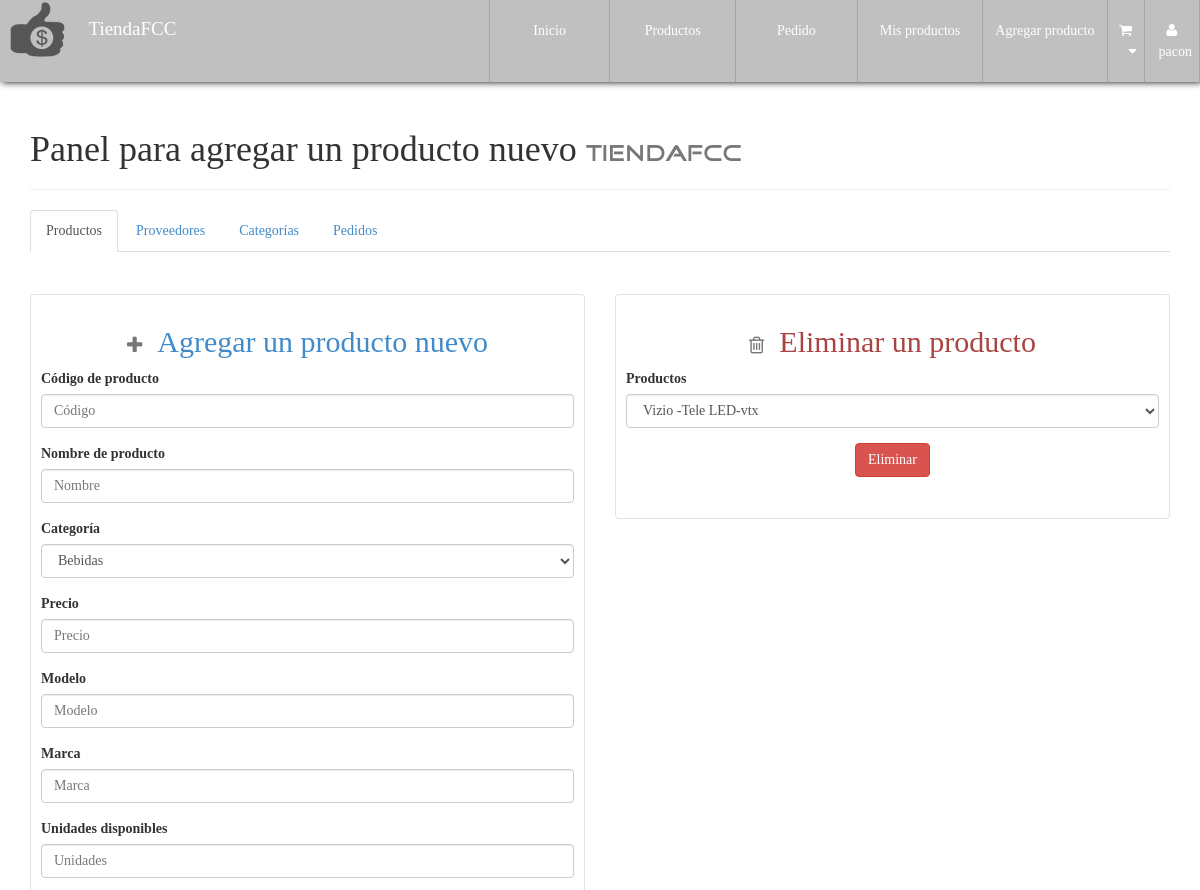
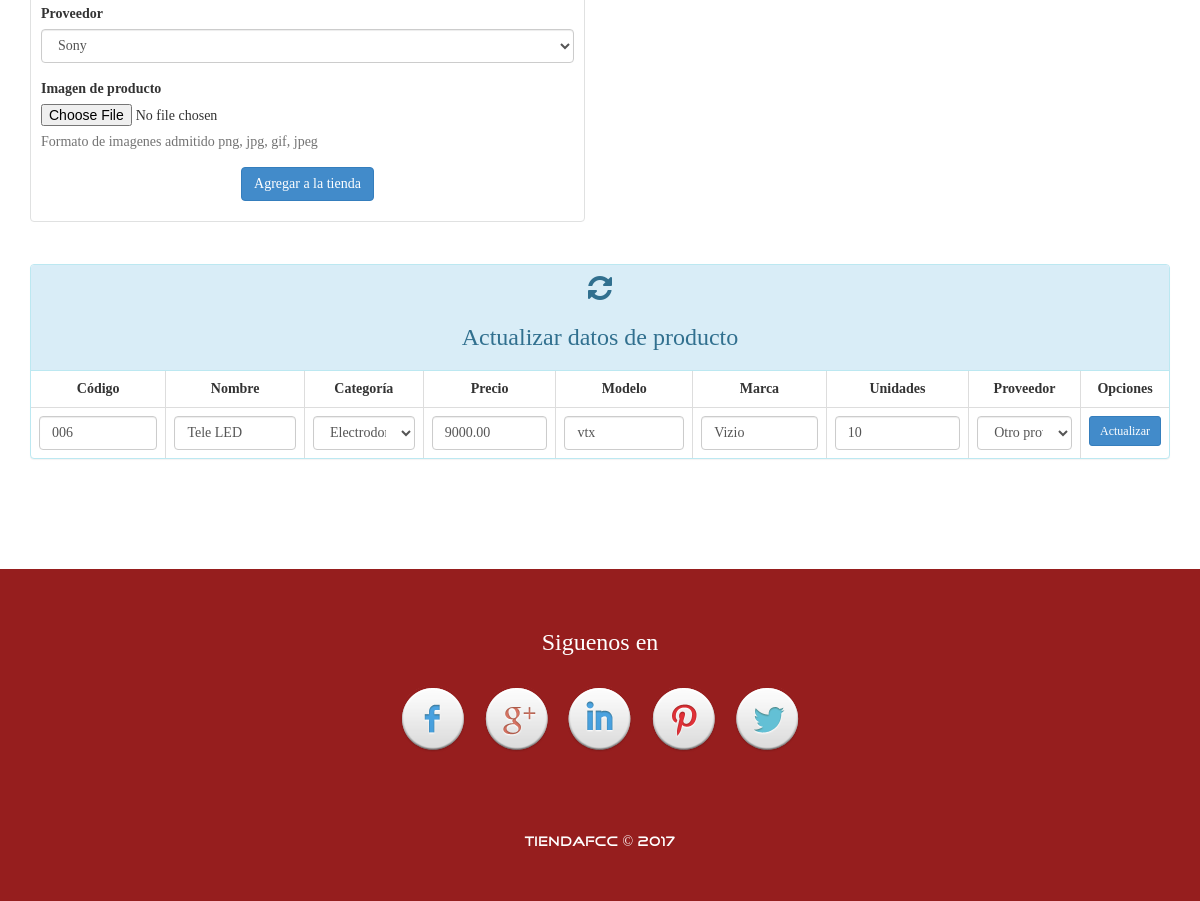
Screenshot of /configAdmin2.php (signed in) with the database file from the repository (2 pictures, top to bottom).
### tables this page shows
CREATE TABLE `producto` (
  `CodigoProd` varchar(30) NOT NULL,
  `NombreProd` varchar(30) NOT NULL,
  `CodigoCat` varchar(30) NOT NULL,
  `Precio` decimal(30,2) NOT NULL,
  `Modelo` varchar(30) NOT NULL,
  `Marca` varchar(30) NOT NULL,
  `Stock` int(20) NOT NULL,
  `NITProveedor` varchar(30) NOT NULL,
  `Imagen` varchar(150) NOT NULL,
  `Nombre` varchar(30) NOT NULL
);

CREATE TABLE `categoria` (
  `CodigoCat` varchar(30) NOT NULL,
  `Nombre` varchar(30) NOT NULL,
  `Descripcion` text NOT NULL
);

CREATE TABLE `proveedor` (
  `NITProveedor` varchar(30) NOT NULL,
  `NombreProveedor` varchar(30) NOT NULL,
  `Direccion` varchar(200) NOT NULL,
  `Telefono` int(20) NOT NULL,
  `PaginaWeb` varchar(30) NOT NULL
);

### library/consulSQL.php (called while the page is built, shortened)
<?php
class ejecutarSQL {
    public static function conectar(){
        if(!$con=  mysql_connect(SERVER,USER,PASS)){
            die("Error en el servidor, verifique sus datos");
        }
        return $con;
    }
    public static function consultar($query) {
        if (!$consul = mysql_query($query, ejecutarSQL::conectar())) {
            die(mysql_error().'Error en la consulta SQL ejecutada');
        }
        return $consul;
    }
}

### configAdmin2.php (the view, shortened to what this page needs)
<?php
    include './library/consulSQL.php';
?>
<!DOCTYPE html>
<html lang="es">
<head>
    <?php include './inc/link.php'; ?>
</head>
<body id="container-page-configAdmin">
    <?php include './inc/navbar.php'; ?>
    <section id="prove-product-cat-config">
        <div class="container">
            <div class="page-header">
              <h1>Panel para agregar un producto nuevo <small class="tittles-pages-logo">TiendaFcc</small></h1>
            </div>
            <ul class="nav nav-tabs" role="tablist">
              <li role="presentation" class="active"><a href="#Productos" role="tab" data-toggle="tab">Productos</a></li>
              <li role="presentation"><a href="#Proveedores" role="tab" data-toggle="tab">Proveedores</a></li>
              <li role="presentation"><a href="#Categorias" role="tab" data-toggle="tab">Categorías</a></li>
              <li role="presentation"><a href="#Pedidos" role="tab" data-toggle="tab">Pedidos</a></li>
            </ul>
            <div class="tab-content">
                <div role="tabpanel" class="tab-pane fade in active" id="Productos">
                <div class="row">
                    <div class="col-xs-12 col-sm-6">
                        <br><br>
                        <div id="add-product">
                            <h2 class="text-primary text-center"><small><i class="fa fa-plus"></i></small>&nbsp;&nbsp;Agregar un producto nuevo</h2>
                            <form role="form" action="process/regproduct.php" method="post" enctype="multipart/form-data">
                              <div class="form-group">
                                <label>Código de producto</label>
                                <input type="text" class="form-control"  placeholder="Código" required maxlength="30" name="prod-codigo">
                              </div>
                              <div class="form-group">
                                <label>Nombre de producto</label>
                                <input type="text" class="form-control"  placeholder="Nombre" required maxlength="30" name="prod-name">
                              </div>
                              <div class="form-group">
                                <label>Categoría</label>
                                <select class="form-control" name="prod-categoria">
                                    <?php
                                        $categoriac=  ejecutarSQL::consultar("select * from categoria");
                                        while($catec=mysql_fetch_array($categoriac)){
                                            echo '<option value="'.$catec['CodigoCat'].'">'.$catec['Nombre'].'</option>';
                                        }
                                    ?>
                                </select>
                              </div>
                              <div class="form-group">
                                <label>Precio</label>
                                <input type="text" class="form-control"  placeholder="Precio" required maxlength="20" pattern="[0-9]{1,20}" name="prod-price">
                              </div>
                              <div class="form-group">
                                <label>Modelo</label>
                                <input type="text" class="form-control"  placeholder="Modelo" required maxlength="30" name="prod-model">
                              </div>
                              <div class="form-group">
                                <label>Marca</label>
                                <input type="text" class="form-control"  placeholder="Marca" required maxlength="30" name="prod-marca">
                              </div>
                              <div class="form-group">
                                <label>Unidades disponibles</label>
                                <input type="text" class="form-control"  placeholder="Unidades" required maxlength="20" pattern="[0-9]{1,20}" name="prod-stock">
                              </div>
                              <div class="form-group">
                                <label>Proveedor</label>
                                <select class="form-control" name="prod-codigoP">
                                    <?php
                                        $proveedoresc=  ejecutarSQL::consultar("select * from proveedor");
                                        while($provc=mysql_fetch_array($proveedoresc)){
                                            echo '<option value="'.$provc['NITProveedor'].'">'.$provc['NombreProveedor'].'</option>';
                                        }
                                    ?>
                                </select>
                              </div>
                              <div class="form-group">
                                <label>Imagen de producto</label>
                                <input type="file" name="img">
                                <p class="help-block">Formato de imagenes admitido png, jpg, gif, jpeg</p>
                              </div>
                              <p class="text-center"><button type="submit" class="btn btn-primary">Agregar a la tienda</button></p>
                            </form>
                        </div>
                    </div>
                    <div class="col-xs-12 col-sm-6">
                        <br><br>
                        <div id="del-prod-form">
                            <h2 class="text-danger text-center"><small><i class="fa fa-trash-o"></i></small>&nbsp;&nbsp;Eliminar un producto</h2>
                             <form action="process/delprod.php" method="post" role="form">
                                 <div class="form-group">
                                     <label>Productos</label>
                                     <select class="form-control" name="prod-code">
                                         <?php
                                             $productoc=  ejecutarSQL::consultar("select * from producto");
                                             while($prodc=mysql_fetch_array($productoc)){
                                                 echo '<option value="'.$prodc['CodigoProd'].'">'.$prodc['Marca'].'-'.$prodc['NombreProd'].'-'.$prodc['Modelo'].'</option>';
                                             }
                                         ?>
                                     </select>
                                 </div>
                                 <p class="text-center"><button type="submit" class="btn btn-danger">Eliminar</button></p>
                                 <br>
                             </form>
                         </div>
                    </div>
                    <div class="col-xs-12">
                        <br><br>
                        <div class="panel panel-info">
                            <div class="panel-heading text-center"><i class="fa fa-refresh fa-2x"></i><h3>Actualizar datos de producto</h3></div>
                          <div class="table-responsive">
                              <table class="table table-bordered">
                                  <thead class="">
                                      <tr>
                                          <th class="text-center">Código</th>
                                          <th class="text-center">Nombre</th>
                                          <th class="text-center">Categoría</th>
                                          <th class="text-center">Precio</th>
                                          <th class="text-center">Modelo</th>
                                          <th class="text-center">Marca</th>
                                          <th class="text-center">Unidades</th>
                                          <th class="text-center">Proveedor</th>
                                          <th class="text-center">Opciones</th>
                                      </tr>
                                  </thead>
                                  <tbody>
                                      <?php
                                      $nusuario = $_SESSION['nombreUser'];
                                        $productos=  ejecutarSQL::consultar("select * from producto where Nombre = '$nusuario'");
                                        $upr=1;
                                        while($prod=mysql_fetch_array($productos)){
                                            echo '
                                                <div id="update-product">
                                                  <form method="post" action="process/updateProduct.php" id="res-update-product-'.$upr.'">
                                                    <tr>
                                                        <td>
                                                          <input class="form-control" type="hidden" name="code-old-prod" required="" value="'.$prod['CodigoProd'].'">
                                                          <input class="form-control" type="text" name="code-prod" maxlength="30" required="" value="'.$prod['CodigoProd'].'">
                                                        </td>
                                                        <td><input class="form-control" type="text" name="prod-name" maxlength="30" required="" value="'.$prod['NombreProd'].'"></td>
                                                        <td>';
                                                            $categoriac3=  ejecutarSQL::consultar("select * from categoria where CodigoCat='".$prod['CodigoCat']."'");
                                                            while($catec3=mysql_fetch_array($categoriac3)){
                                                                $codeCat=$catec3['CodigoCat'];
                                                                $nameCat=$catec3['Nombre'];
                                                            }
                                                      echo '<select class="form-control" name="prod-category">';
                                                                echo '<option value="'.$codeCat.'">'.$nameCat.'</option>';
                                                      echo '</select>
                                                        </td>
                                                        <td><input class="form-control" type="text-area" name="price-prod" required="" value="'.$prod['Precio'].'"></td>
                                                        <td><input class="form-control" type="tel" name="model-prod" required="" maxlength="20" value="'.$prod['Modelo'].'"></td>
                                                        <td><input class="form-control" type="text-area" name="marc-prod" maxlength="30" required="" value="'.$prod['Marca'].'"></td>
                                                        <td><input class="form-control" type="text-area" name="stock-prod" maxlength="30" required="" value="'.$prod['Stock'].'"></td>
                                                        <td>';
                                                           $proveedoresc3=  ejecutarSQL::consultar("select * from proveedor where NITProveedor='".$prod['NITProveedor']."'");
                                                           while($provc3=mysql_fetch_array($proveedoresc3)){
                                                                    $nombreP=$provc3['NombreProveedor'];
                                                                    $nitP=$provc3['NITProveedor'];
                                                            }
                                                       echo '<select class="form-control" name="prod-Prove">';
                                                                echo '<option value="'.$nitP.'">'.$nombreP.'</option>';
                                                       echo '</select>
                                                        </td>
                                                        <td class="text-center">
                                                            <button type="submit" class="btn btn-sm btn-primary button-UPR" value="res-update-product-'.$upr.'">Actualizar</button>
                                                            <div id="res-update-product-'.$upr.'" style="width: 100%; margin:0px; padding:0px;"></div>
                                                        </td>
                                                    </tr>
                                                  </form>
                                                </div>
                                                ';
                                            $upr=$upr+1;
                                        }
                                      ?>
                                  </tbody>
                              </table>
                          </div>
                        </div>
                    </div>
                </div>
                </div>
            </div>
        </div>
    </section>
    <?php include './inc/footer.php'; ?>
</body>
</html>

### css/style3.css (style rules this page uses)
body { font-family: "FontFamilySPro"; line-height: 1.5; font-size: 1.4em; width: 100%; height: 100%; margin: 0px; padding: 0px; background-position: center center; background-repeat: no-repeat; background-attachment: fixed; background-size: cover; background-color: #fff; }
section { width: 100%; margin: 0px; padding: 90px 0px; }
.tittles-pages-logo { font-family: "FontFamilyLogo"; }
#container-page-configAdmin { background-image: url(../assets/img/font-index.JPG); }
#prove-product-cat-config { background-color: #fff; min-height: 900px; }
#add-product, #del-prod-form, #add-categori, #del-categori, #add-provee, #del-prove, #add-admin, #del-admin, #del-pedido { border: 1px solid #e0e1e1 !important; border-radius: 4px; padding: 10px; }

### rows the page displays
producto: code-prod "006", prod-name "Tele LED", prod-category "Electrodomésticos", price-prod "9000.00", model-prod "vtx", marc-prod "Vizio", stock-prod "10", prod-Prove "Otro proveedor"

### other values shown
$_SESSION['nombreUser'] "pacon"
form field prod-categoria "Bebidas"
form field prod-codigoP "Sony"
form field prod-code "Vizio -Tele LED-vtx"
